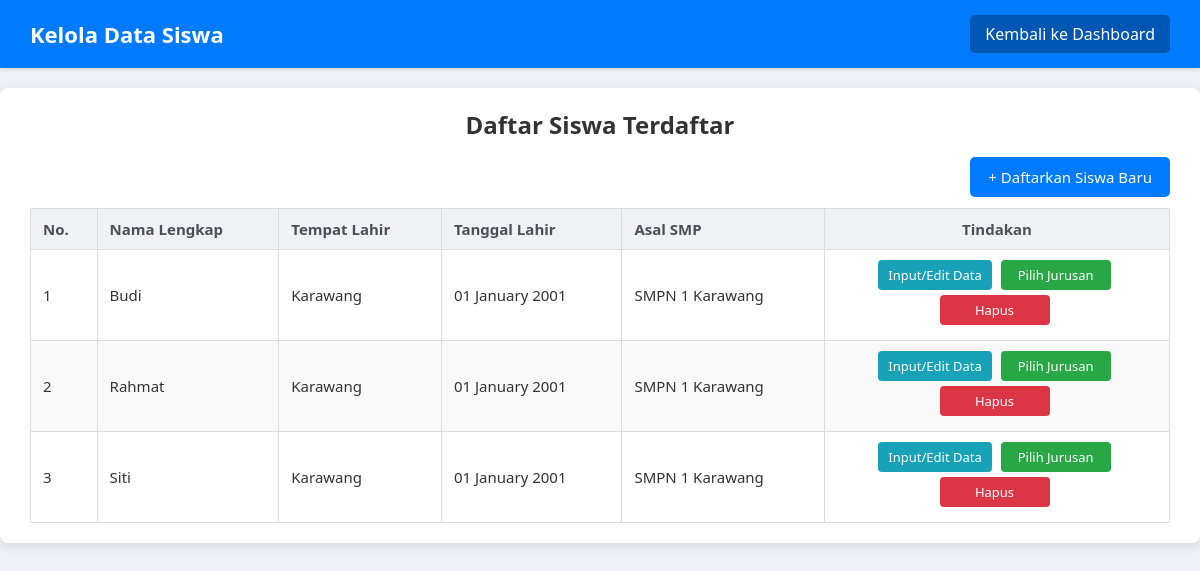
The app's page /admin/manage_students.php (signed in) with its own data.
### tables this page shows
CREATE TABLE `students` (
  `student_id` int(11) NOT NULL,
  `full_name` varchar(255) NOT NULL,
  `birth_place` varchar(100) NOT NULL,
  `birth_date` date NOT NULL,
  `origin_school` varchar(150) NOT NULL,
  `created_at` timestamp NOT NULL DEFAULT current_timestamp()
);

### admin/manage_students.php (the view, shortened to what this page needs)
<?php
require_once '../includes/db_connection.php';
$students = [];
$fetch_error = null;
try {
    $stmt = $conn->query("SELECT student_id, full_name, birth_place, birth_date, origin_school FROM Students ORDER BY full_name ASC");
    $students = $stmt->fetchAll(PDO::FETCH_ASSOC);
} catch (PDOException $e) {
    $fetch_error = "Gagal mengambil data siswa dari database. Silakan coba lagi atau hubungi administrator. Detail: " . $e->getMessage();
}
?>
<!DOCTYPE html>
<html lang="id">
<head>
</head>
<body>
    <div class="page-header">
        <div class="header-title">Kelola Data Siswa</div>
        <a href="dashboard.php" class="nav-link">Kembali ke Dashboard</a>
    </div>
    <div class="content-container">
        <h2>Daftar Siswa Terdaftar</h2>
        <div class="add-student-link-container">
            <a href="register_student.php" class="add-student-link">+ Daftarkan Siswa Baru</a>
        </div>
        <?php if (!empty($students)): ?>
        <table>
            <thead>
                <tr>
                    <th>No.</th>
                    <th>Nama Lengkap</th>
                    <th>Tempat Lahir</th>
                    <th>Tanggal Lahir</th>
                    <th>Asal SMP</th>
                    <th class="actions-column">Tindakan</th>
                </tr>
            </thead>
            <tbody>
                <?php foreach ($students as $index => $student): ?>
                <tr>
                    <td><?php echo $index + 1; ?></td>
                    <td><?php echo htmlspecialchars($student['full_name']); ?></td>
                    <td><?php echo htmlspecialchars($student['birth_place']); ?></td>
                    <td><?php echo htmlspecialchars(date('d F Y', strtotime($student['birth_date']))); ?></td>
                    <td><?php echo htmlspecialchars($student['origin_school']); ?></td>
                    <td class="actions-column">
                        <a href="input_student_data.php?student_id=<?php echo $student['student_id']; ?>" class="action-button btn-input-data" title="Input atau Edit Nilai & Data Fisik">Input/Edit Data</a>
                        <a href="select_major.php?student_id=<?php echo $student['student_id']; ?>" class="action-button btn-select-major" title="Pilih Jurusan dan Proses Kelayakan">Pilih Jurusan</a>
                        <a href="actions/delete_student.php?student_id=<?php echo $student['student_id']; ?>"
                           class="action-button btn-delete"
                           title="Hapus Siswa"
                           onclick="return confirm('Apakah Anda YAKIN ingin menghapus data siswa bernama \'<?php echo htmlspecialchars(addslashes($student['full_name'])); ?>\'?\n\nSemua data terkait (nilai, fisik, aplikasi) juga akan terhapus.\nTindakan ini TIDAK DAPAT DIURUNGKAN.');">Hapus</a>
                    </td>
                </tr>
                <?php endforeach; ?>
            </tbody>
        </table>
        <?php elseif (empty($fetch_error)):  ?>
            <p class="no-data">Belum ada data siswa yang terdaftar. Silakan daftarkan siswa baru terlebih dahulu.</p>
        <?php endif; ?>
    </div>
</body>
</html>

### admin/manage_students.php (style rules this page uses)
body { font-family: 'Segoe UI', Tahoma, Geneva, Verdana, sans-serif; background-color: #eef2f7; margin: 0; padding: 0; color: #333; }
.page-header { background-color: #007bff; color: white; padding: 15px 30px; box-shadow: 0 2px 4px rgba(0,0,0,0.1); display: flex; justify-content: space-between; align-items: center; margin-bottom: 20px; }
.page-header .header-title { font-size: 22px; font-weight: 600; }
.page-header a.nav-link { color: white; text-decoration: none; padding: 8px 15px; background-color: #0056b3; border-radius: 5px; transition: background-color 0.3s ease; }
.content-container { padding: 20px 30px; max-width: 1200px; margin: 0 auto 30px auto; background-color: #fff; border-radius: 8px; box-shadow: 0 4px 12px rgba(0,0,0,0.1); }
.content-container h2 { text-align: center; margin-top: 0; margin-bottom: 25px; color: #333; font-size: 24px; }
table { width: 100%; border-collapse: collapse; margin-top: 20px; font-size: 15px; }
table th, table td { border: 1px solid #ddd; padding: 10px 12px; text-align: left; vertical-align: middle; }
table th { background-color: #f0f2f5; font-weight: 600; color: #495057; }
table tr:nth-child(even) { background-color: #f9f9f9; }
.actions-column { width: 320px; text-align: center; }
.action-button { padding: 6px 10px; text-decoration: none; border-radius: 4px; font-size: 13px; margin-right: 5px; color: white !important; display: inline-block; margin-bottom: 5px; text-align: center; min-width: 90px; border: none; cursor: pointer; transition: background-color 0.2s ease; }
.btn-input-data { background-color: #17a2b8; }
.btn-select-major { background-color: #28a745; }
.btn-delete { background-color: #dc3545; }
.add-student-link-container { text-align: right; margin-bottom: 20px; }
.add-student-link { padding: 10px 18px; background-color: #007bff; color: white; text-decoration: none; border-radius: 5px; font-size: 15px; font-weight: 500; transition: background-color 0.3s ease; }

### records on screen
students: full_name "Budi", birth_place "Karawang", birth_date "01 January 2001", origin_school "SMPN 1 Karawang"
students: full_name "Rahmat", birth_place "Karawang", birth_date "01 January 2001", origin_school "SMPN 1 Karawang"
students: full_name "Siti", birth_place "Karawang", birth_date "01 January 2001", origin_school "SMPN 1 Karawang"
